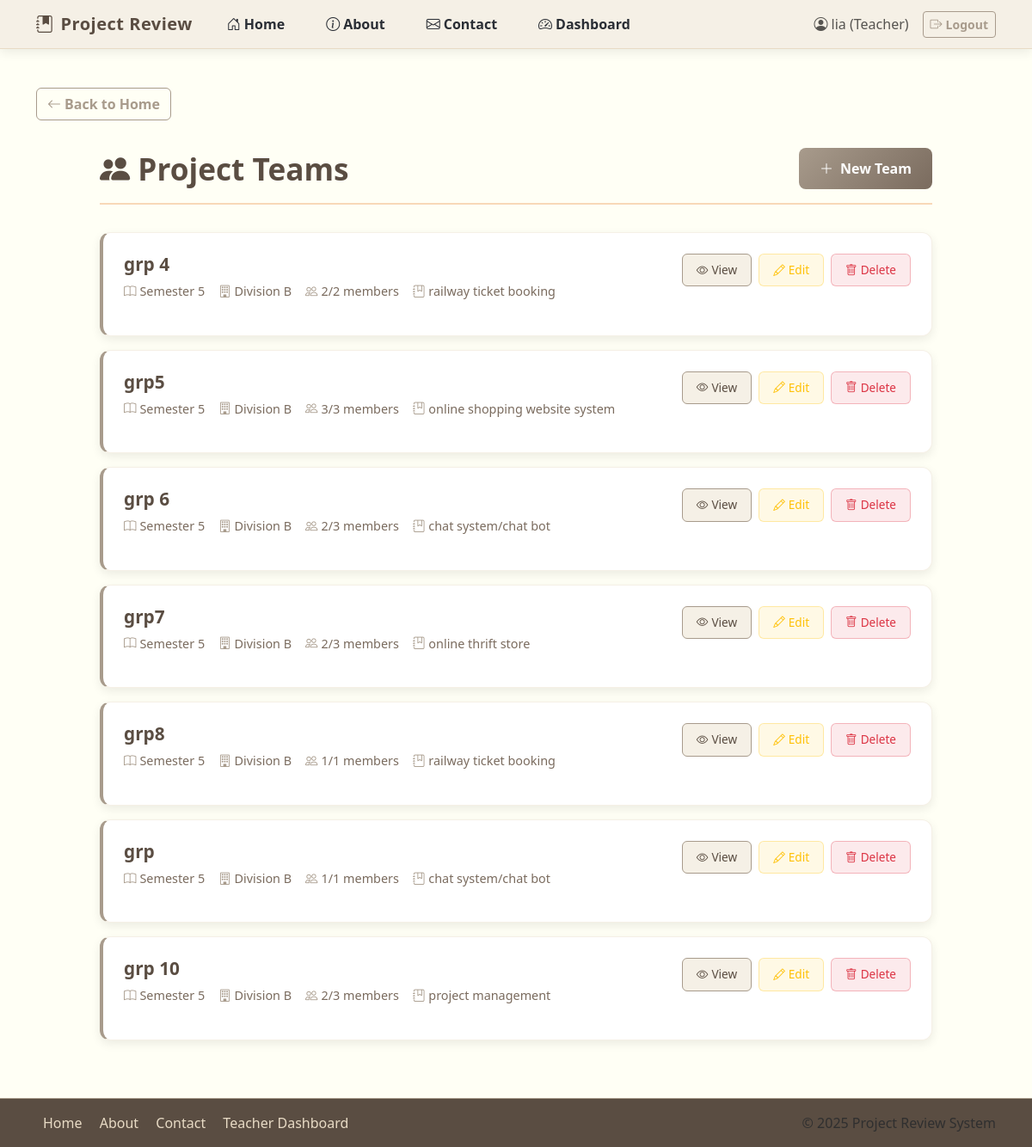
Page /groups/ (signed in) on the earlier database version.
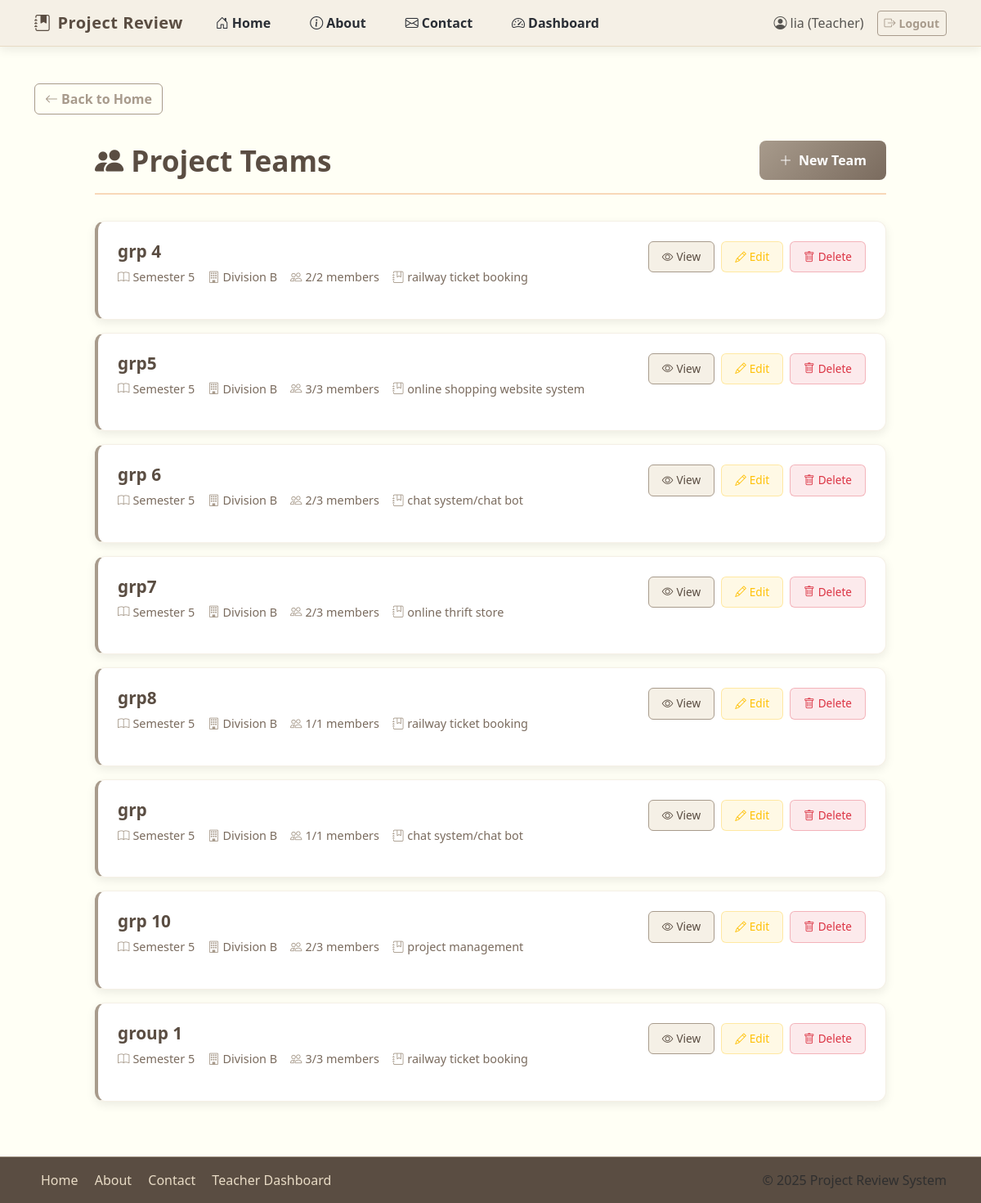
Same page on the later database version.
### project_review_app/models.py (models this page shows, shortened)
class ProjectGroup(models.Model):
    name = models.CharField(max_length=120)
    max_members = models.PositiveIntegerField(default=3)
    topic = models.ForeignKey(Topic, on_delete=models.SET_NULL, null=True, blank=True)
    division = models.CharField(
        max_length=1,
        choices=CustomUser.DIVISION_CHOICES,
        blank=True,
        null=True
    )
    semester = models.PositiveIntegerField(
        choices=CustomUser.SEMESTER_CHOICES,
        blank=True,
        null=True
    )
    created_at = models.DateTimeField(auto_now_add=True)
    teacher = models.ForeignKey(
        settings.AUTH_USER_MODEL,
        on_delete=models.CASCADE,
        null=True,
        blank=True
    )

class Topic(models.Model):
    title = models.CharField(max_length=255)
    description = models.TextField(blank=True)
    created_by = models.ForeignKey(
        settings.AUTH_USER_MODEL,
        on_delete=models.SET_NULL,
        null=True,
        blank=True,
        related_name="topics_created"
    )
    teacher = models.ForeignKey(
        settings.AUTH_USER_MODEL,
        on_delete=models.SET_NULL,
        null=True,
        blank=True,
        related_name="topics_assigned"
    )
    created_at = models.DateTimeField(auto_now_add=True)

### project_review_app/views.py (the view)
# urls.py: path('groups/', views.group_list, name='group_list'),
@login_required
def group_list(request):
    groups = ProjectGroup.objects.filter(teacher=request.user)
    return render(request, 'teacher/group_list.html', {'groups': groups})

### templates/teacher/group_list.html (shortened to what this page needs)
{% extends 'base.html' %}
{% load static %}
{% block content %}
<div class="groups-container">
    <div class="page-header">
        <h1 class="page-title">
            <i class="bi bi-people-fill"></i> Project Teams
        </h1>
        <a href="{% url 'create_group' %}" class="btn-create">
            <i class="bi bi-plus-lg"></i> New Team
        </a>
    </div>
    <div class="groups-list">
        {% for group in groups %}
        <div class="group-card">
            <div class="group-header">
                <div class="group-info">
                    <h3>{{ group.name }}</h3>
                    <div class="group-details">
                        <span class="detail-item">
                            <i class="bi bi-book"></i> {{ group.get_semester_display }}
                        </span>
                        <span class="detail-item">
                            <i class="bi bi-building"></i> {{ group.get_division_display }}
                        </span>
                        <span class="detail-item">
                            <i class="bi bi-people"></i> {{ group.members.count }}/{{ group.max_members }} members
                        </span>
                        {% if group.topic %}
                        <span class="detail-item">
                            <i class="bi bi-journal-bookmark"></i> {{ group.topic.title|truncatechars:30 }}
                        </span>
                        {% endif %}
                    </div>
                </div>
                <div class="group-actions">
                    <a href="{% url 'group_detail' group.id %}" class="btn-action btn-view">
                        <i class="bi bi-eye"></i> View
                    </a>
                    <a href="{% url 'group_update' group.id %}" class="btn-action btn-edit">
                        <i class="bi bi-pencil"></i> Edit
                    </a>
                    <a href="{% url 'group_delete' group.id %}" class="btn-action btn-delete">
                        <i class="bi bi-trash"></i> Delete
                    </a>
                </div>
            </div>
        </div>
        {% endfor %}
    </div>
</div>
{% endblock %}

Differences in the rows shown:
added ProjectGroup: name "group 1", semester "Semester 5", division "Division B", members.count "3", max_members "3", topic "railway ticket booking"
